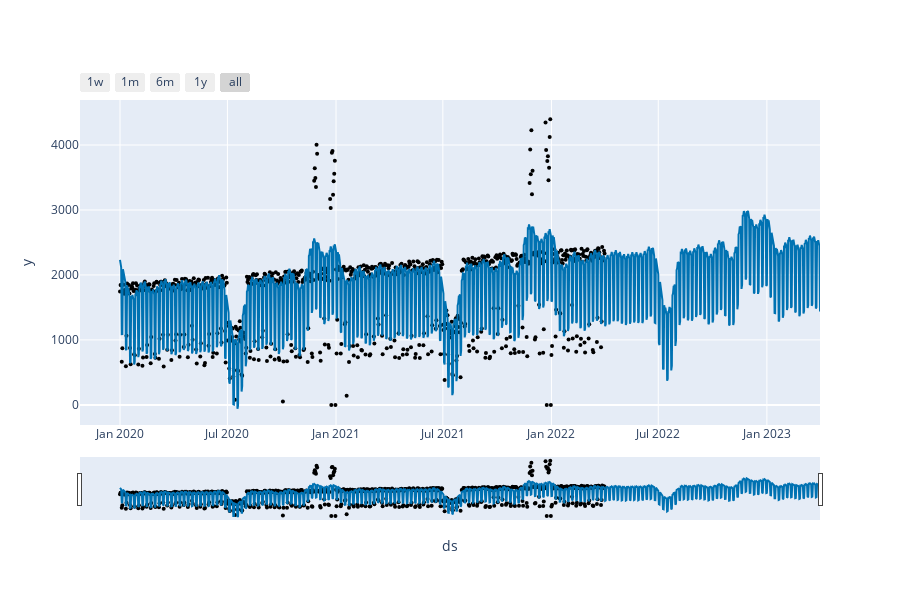

Source (notebook cell):
### Code cell
# Plot
plot_plotly(prophet_, forecast, uncertainty=False)

### Figure 1 — Plotly figure (JSON) as saved in the notebook; plotly's stock layout.template omitted (floating-point values rounded to 4 significant figures; data arrays with more than 128 entries replaced by an {"elided": "..."} marker saying what was removed)
{"data": [{"marker": {"color": "black", "size": 4}, "mode": "markers", "name": "Actual", "type": "scatter", "x": {"elided": "822 str values"}, "y": {"elided": "822 int values"}}, {"fill": "none", "fillcolor": "rgba(0, 114, 178, 0.2)", "line": {"color": "#0072B2", "width": 2}, "mode": "lines", "name": "Predicted", "type": "scatter", "x": {"elided": "1187 str values"}, "y": {"elided": "1187 float values"}}], "layout": {"height": 600, "showlegend": false, "width": 900, "xaxis": {"rangeselector": {"buttons": [{"count": 7, "label": "1w", "step": "day", "stepmode": "backward"}, {"count": 1, "label": "1m", "step": "month", "stepmode": "backward"}, {"count": 6, "label": "6m", "step": "month", "stepmode": "backward"}, {"count": 1, "label": "1y", "step": "year", "stepmode": "backward"}, {"step": "all"}]}, "rangeslider": {"visible": true}, "title": {"text": "ds"}, "type": "date"}, "yaxis": {"title": {"text": "y"}}}}
